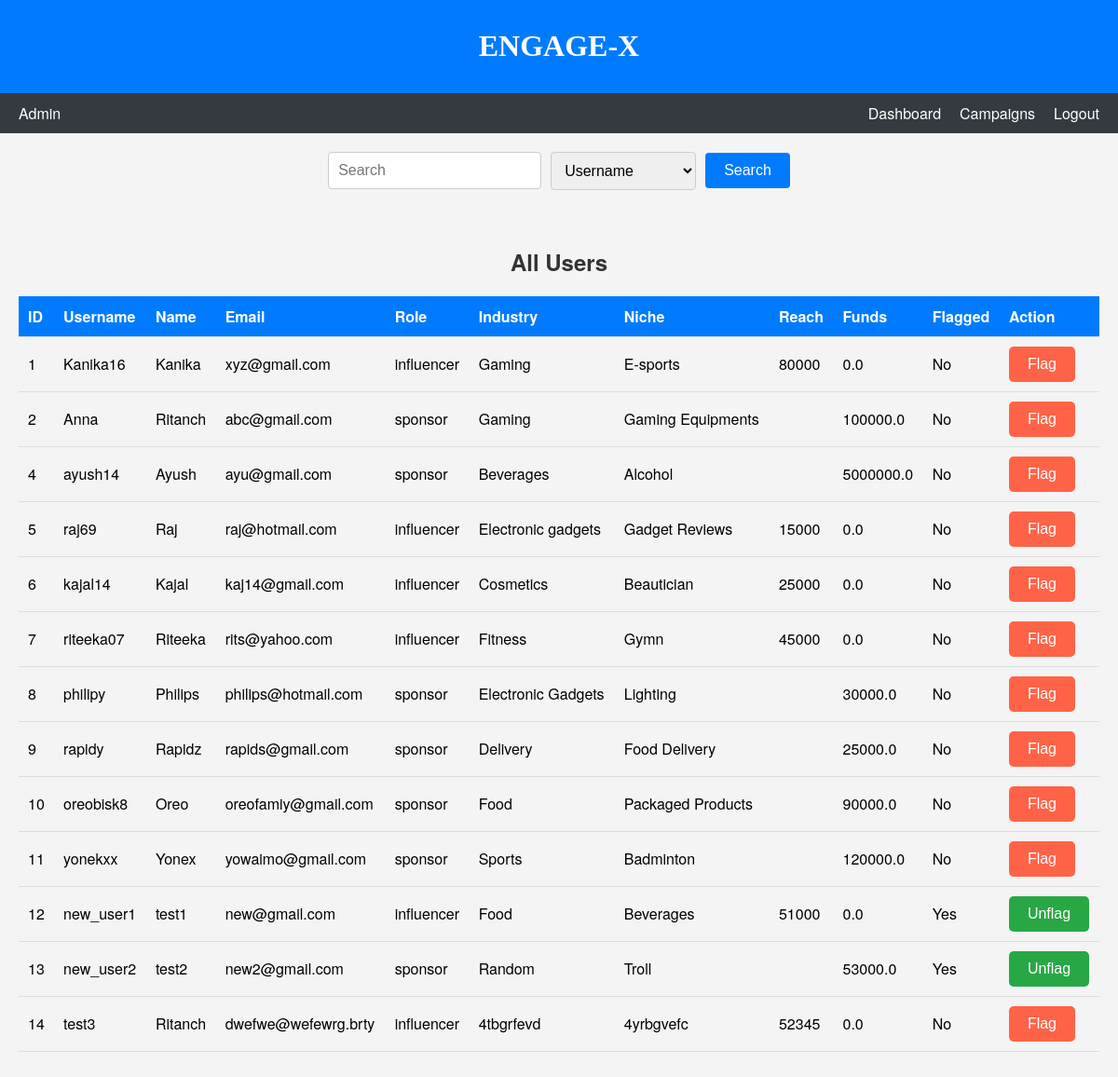
Before: /show_users/all with the older database file.
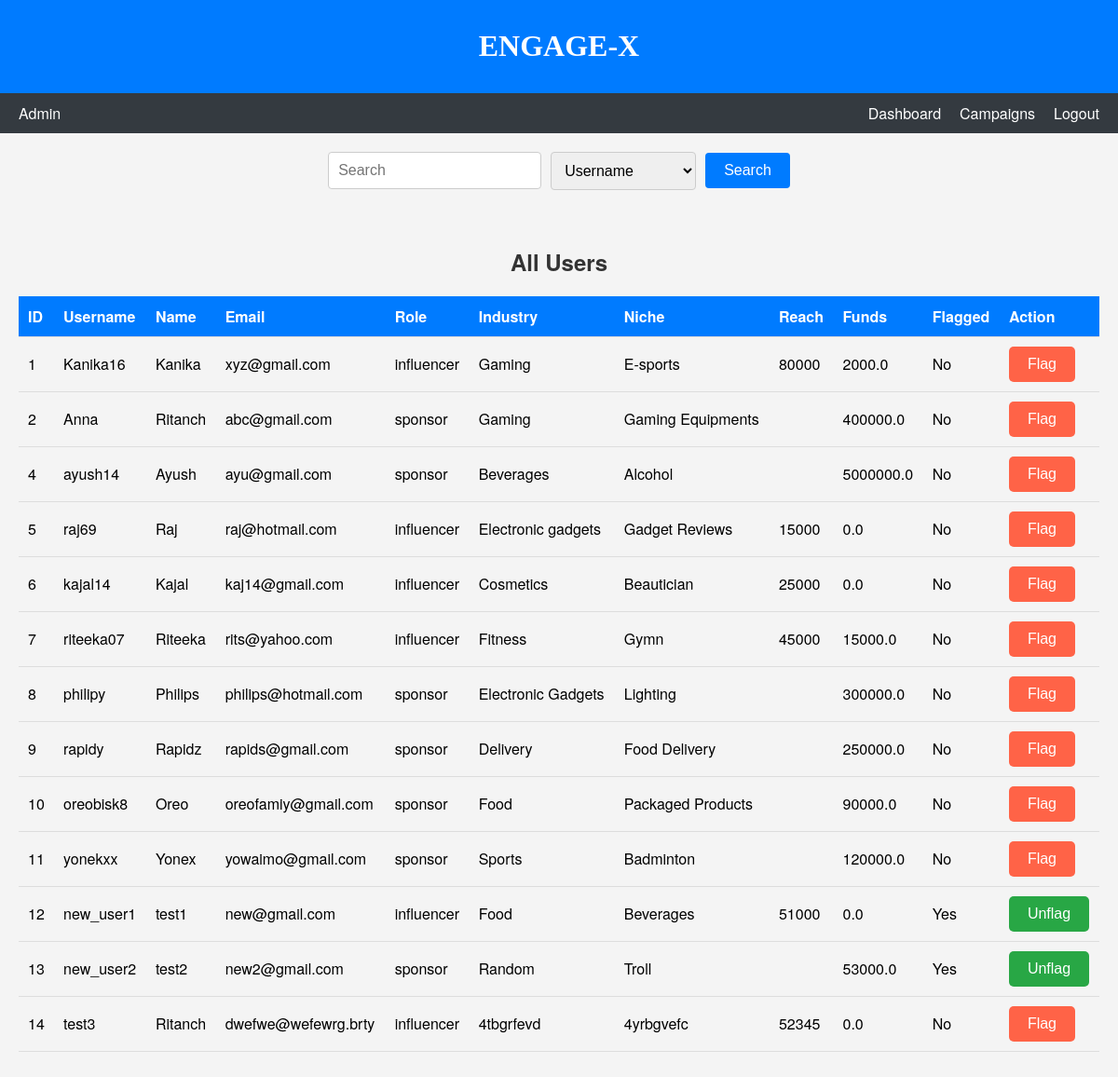
After: the same page with the newer database file.
### models.py (models this page shows, shortened)
class User(db.Model):
    __tablename__ = "user"
    id = db.Column(db.Integer, primary_key=True, autoincrement=True)
    username = db.Column(db.String, nullable=False)
    email = db.Column(db.String, nullable=False)
    role = db.Column(db.String, nullable=False) # admin , sponsor or influencer
    password = db.Column(db.String, nullable=False)
    is_flagged = db.Column(db.Boolean, default=False, nullable=False)  # New attribute for flagging users
    profile = db.relationship('Profile', back_populates='user', uselist=False)
    campaigns = db.relationship('Campaign', back_populates='sponsor')
    ad_requests = db.relationship('AdRequest', back_populates='influencer')

class Profile(db.Model):
    __tablename__ = "profile"
    id = db.Column(db.Integer, primary_key=True, autoincrement=True)
    user_id = db.Column(db.Integer, db.ForeignKey("user.id"), nullable=False)
    name = db.Column(db.String, nullable=False)
    industry = db.Column(db.String)
    niche = db.Column(db.String)
    reach = db.Column(db.Integer)
    funds = db.Column(db.Float)
    user = db.relationship('User', back_populates='profile')

### app.py (the view, shortened to what this page needs)
@app.route('/show_users/<type>', methods=['GET', 'POST'])
def show_users(type):
    if type == 'all':
        users = User.query.filter(User.role != 'admin').all()
    elif type == 'influencers':
        users = User.query.filter(User.role == 'influencer').all()
    elif type == 'sponsors':
        users = User.query.filter(User.role == 'sponsor').all()
    elif type == 'flagged':
        users = User.query.filter(User.is_flagged == True).all()
    return rt('users.html', users=users, type=type)

### templates/users.html (shortened to what this page needs)
<!DOCTYPE html>
<html lang="en">
<head>
    <link rel="stylesheet" href="{{ url_for('static', filename='css/admin_dashboard.css') }}">
</head>
<body>
    <header>
        <h1>ENGAGE-X</h1>
    </header>
    <nav class="navbar">
        <div class="navbar-left">
            <span>Admin</span>
        </div>
        <div class="navbar-right">
            <a href="{{ url_for('admin_dashboard') }}">Dashboard</a>
            <a href="{{ url_for('show_campaigns', type='all') }}">Campaigns</a>
            <a href="{{ url_for('logout') }}">Logout</a>
        </div>
    </nav>
    <div id="search-bar" class="search-bar">
        <form action="{{ url_for('search_admin') }}" method="POST">
            <input type="text" name="search-input" placeholder="Search" id="search-input">
            <select name="tag" id="tag">
                <option value="username">Username</option>
            </select>
            <button id="search-button">Search</button>
        </form>
    </div>
    <section id="users-section">
        <h2>{{ type|capitalize }} Users</h2>
        <table>
            <thead>
                <tr>
                    <th>ID</th>
                    <th>Username</th>
                    <th>Name</th>
                    <th>Email</th>
                    <th>Role</th>
                    <th>Industry</th>
                    <th>Niche</th>
                    <th>Reach</th>
                    <th>Funds</th>
                    <th>Flagged</th>
                    <th>Action</th>
                </tr>
            </thead>
            <tbody>
                {% for user in users %}
                <tr>
                    <td>{{ user.id }}</td>
                    <td>{{ user.username }}</td>
                    <td>{{ user.profile.name }}</td>
                    <td>{{ user.email }}</td>
                    <td>{{ user.role }}</td>
                    <td>{{ user.profile.industry }}</td>
                    <td>{{ user.profile.niche }}</td>
                    <td>{{ user.profile.reach }}</td>
                    <td>{{ user.profile.funds }}</td>
                    <td>{{ 'Yes' if user.is_flagged else 'No' }}</td>
                    <td>
                        <form action="{{ url_for('show_users', type=type) }}" method="post">
                            {% if user.is_flagged %}
                                <button type="submit" name="action" value="unflag" class="unflag-button">Unflag</button>
                            {% else %}
                                <button type="submit" name="action" value="flag" class="flag-button">Flag</button>
                            {% endif %}
                        </form>
                    </td>
                </tr>
                {% endfor %}
            </tbody>
        </table>
    </section>
</body>
</html>

### static/css/admin_dashboard.css (style rules this page uses)
body { font-family: 'Helvetica Neue', sans-serif; margin: 0; padding: 0; background-color: #f4f4f4; }
header { font-family: stylish; background-color: #007bff; color: white; padding: 10px 20px; text-align: center; }
.navbar { display: flex; justify-content: space-between; background-color: #343a40; color: white; padding: 10px 20px; }
.navbar-left { display: flex; align-items: center; }
.navbar-right { display: flex; align-items: center; }
.navbar-right a { color: white; text-decoration: none; margin-left: 20px; }
.search-bar { margin: 20px; display: flex; justify-content: center; align-items: center; }
.search-bar form { display: flex; align-items: center; }
#search-input { padding: 10px; font-size: 16px; border: 1px solid #ccc; border-radius: 4px; margin-right: 10px; }
#tag { padding: 10px; font-size: 16px; border: 1px solid #ccc; border-radius: 4px; margin-right: 10px; }
#search-button { padding: 10px 20px; font-size: 16px; background-color: #007bff; color: white; border: none; border-radius: 4px; cursor: pointer; }
#users-section { padding: 20px; text-align: center; }
#users-section h2 { color: #333; margin-bottom: 20px; }
#users-section table { width: 100%; border-collapse: collapse; margin: 20px 0; }
#users-section th, #users-section td { padding: 10px; text-align: left; border-bottom: 1px solid #ddd; }
#users-section th { background-color: #007bff; color: white; }
.flag-button, .unflag-button { padding: 10px 20px; font-size: 16px; border: none; border-radius: 5px; cursor: pointer; }
.flag-button { background-color: #FF6347; color: white; }
.unflag-button { background-color: #28a745; color: white; }

Changed rows visible on the page:
changed through a linked row, User "Kanika16": profile.funds "0.0" → "2000.0"
changed through a linked row, User "Anna": profile.funds "100000.0" → "400000.0"
changed through a linked row, User "riteeka07": profile.funds "0.0" → "15000.0"
changed through a linked row, User "philipy": profile.funds "30000.0" → "300000.0"
changed through a linked row, User "rapidy": profile.funds "25000.0" → "250000.0"
